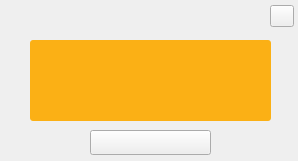
<?xml version="1.0" encoding="UTF-8"?>
<ui version="4.0">
 <class>Form</class>
 <widget class="QWidget" name="Form">
  <property name="geometry">
   <rect>
    <x>0</x>
    <y>0</y>
    <width>298</width>
    <height>161</height>
   </rect>
  </property>
  <property name="windowTitle">
   <string>Form</string>
  </property>
  <property name="styleSheet">
   <string notr="true">QWidget#Form{
background-image: url(Skin/PinInput.png);
} 
</string>
  </property>
  <widget class="QPushButton" name="pushButtonMoreInfo">
   <property name="geometry">
    <rect>
     <x>90</x>
     <y>130</y>
     <width>121</width>
     <height>25</height>
    </rect>
   </property>
   <property name="cursor">
    <cursorShape>PointingHandCursor</cursorShape>
   </property>
   <property name="focusPolicy">
    <enum>Qt::NoFocus</enum>
   </property>
   <property name="styleSheet">
    <string notr="true">QPushButton{ 
border-image:url(Skin/SmallChangeableButton_1.png);
	color: rgb(255, 255, 255);
}
QPushButton:pressed{ 
border-image:url(Skin/SmallChangeableButton_3.png);
}
QPushButton:hover{
border-image:url(Skin/SmallChangeableButton_3.png);
	color: rgb(0, 0, 0);
}
QPushButton:disabled{
border-image:url(Skin/SmallChangeableButton_2.png);
	color: rgb(0, 0, 0);
}</string>
   </property>
   <property name="text">
    <string/>
   </property>
  </widget>
  <widget class="QPushButton" name="pushButtonClose">
   <property name="geometry">
    <rect>
     <x>270</x>
     <y>5</y>
     <width>24</width>
     <height>22</height>
    </rect>
   </property>
   <property name="cursor">
    <cursorShape>PointingHandCursor</cursorShape>
   </property>
   <property name="focusPolicy">
    <enum>Qt::NoFocus</enum>
   </property>
   <property name="styleSheet">
    <string notr="true">QPushButton#pushButtonClose
{
	border-image: url(Skin/MainTitleClose_1.png);
}
QPushButton:hover#pushButtonClose{
	border-image: url(Skin/MainTitleClose_2.png);
}

QPushButton:pressed#pushButtonClose{
	border-image: url(Skin/MainTitleClose_3.png);
}</string>
   </property>
   <property name="text">
    <string/>
   </property>
  </widget>
  <widget class="QTextEdit" name="textEditMessage">
   <property name="enabled">
    <bool>false</bool>
   </property>
   <property name="geometry">
    <rect>
     <x>30</x>
     <y>40</y>
     <width>241</width>
     <height>81</height>
    </rect>
   </property>
   <property name="mouseTracking">
    <bool>false</bool>
   </property>
   <property name="focusPolicy">
    <enum>Qt::WheelFocus</enum>
   </property>
   <property name="styleSheet">
    <string notr="true">QTextEdit#textEditMessage 
{
	border: 0px solid gray; 
	border-radius: 3px;
	background-color:rgb(251, 176, 21);
	color:rgb(255, 255, 255);
	text-align:center;	
 }</string>
   </property>
   <property name="frameShape">
    <enum>QFrame::NoFrame</enum>
   </property>
   <property name="frameShadow">
    <enum>QFrame::Sunken</enum>
   </property>
   <property name="lineWidth">
    <number>1</number>
   </property>
   <property name="verticalScrollBarPolicy">
    <enum>Qt::ScrollBarAsNeeded</enum>
   </property>
   <property name="horizontalScrollBarPolicy">
    <enum>Qt::ScrollBarAlwaysOff</enum>
   </property>
   <property name="autoFormatting">
    <set>QTextEdit::AutoNone</set>
   </property>
   <property name="tabChangesFocus">
    <bool>false</bool>
   </property>
   <property name="lineWrapMode">
    <enum>QTextEdit::WidgetWidth</enum>
   </property>
   <property name="html">
    <string>&lt;!DOCTYPE HTML PUBLIC &quot;-//W3C//DTD HTML 4.0//EN&quot; &quot;http://www.w3.org/TR/REC-html40/strict.dtd&quot;&gt;
&lt;html&gt;&lt;head&gt;&lt;meta name=&quot;qrichtext&quot; content=&quot;1&quot; /&gt;&lt;style type=&quot;text/css&quot;&gt;
p, li { white-space: pre-wrap; }
&lt;/style&gt;&lt;/head&gt;&lt;body style=&quot; font-family:'宋体'; font-size:9pt; font-weight:400; font-style:normal;&quot;&gt;
&lt;p style=&quot;-qt-paragraph-type:empty; margin-top:0px; margin-bottom:0px; margin-left:0px; margin-right:0px; -qt-block-indent:0; text-indent:0px;&quot;&gt;&lt;/p&gt;&lt;/body&gt;&lt;/html&gt;</string>
   </property>
   <property name="textInteractionFlags">
    <set>Qt::TextSelectableByKeyboard|Qt::TextSelectableByMouse</set>
   </property>
  </widget>
 </widget>
 <resources/>
 <connections/>
</ui>
